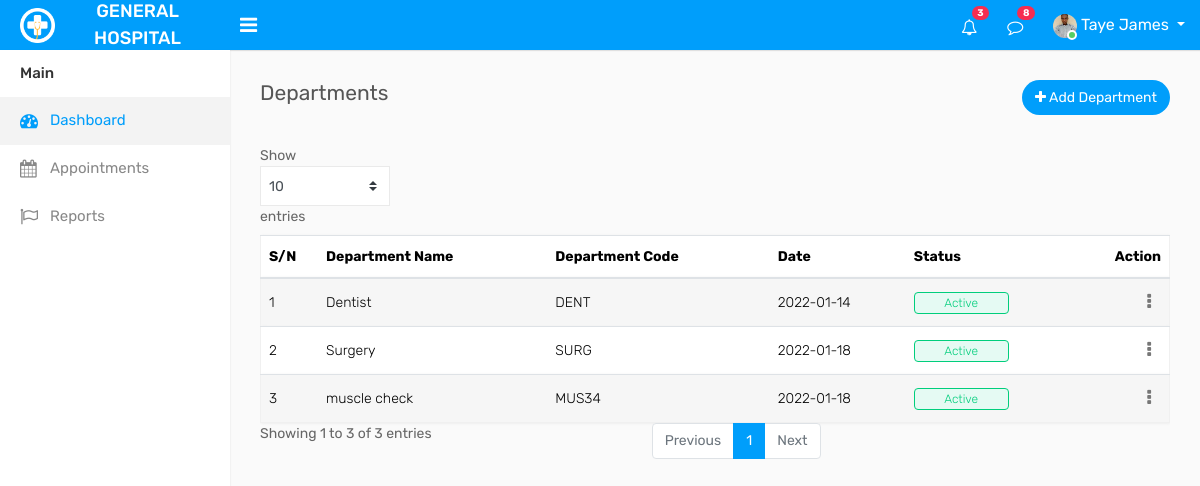
Screenshot of /dashboard/departments.php (signed in) with the database file from the repository.
### tables this page shows
CREATE TABLE `departments` (
  `id` int(11) NOT NULL,
  `name` varchar(50) NOT NULL,
  `code` varchar(10) NOT NULL,
  `descript` text NOT NULL,
  `status` varchar(50) NOT NULL,
  `datee` varchar(50) NOT NULL
);

### dashboard/departments.php (the view, shortened to what this page needs)
<?php include 'header.php'; ?>
<?php include 'sidebar.php'; ?>
        <div class="page-wrapper">
            <div class="content">
                <div class="row">
                    <div class="col-sm-5 col-5">
                        <h4 class="page-title">Departments</h4>
                    </div>
                    <div class="col-sm-7 col-7 text-right m-b-30">
                        <a href="add_department.php" class="btn btn-primary btn-rounded"><i class="fa fa-plus"></i> Add Department</a>
                    </div>
                </div>
                <div class="row">
                    <div class="col-md-12">
                        <div class="table-responsive">
<?php
$sn = 0;
include '../dbconnect.php';
$sql = $con->query("SELECT * FROM departments");
if ($sql->num_rows) {
    echo "              <table class=\"table table-striped custom-table mb-0 datatable\">
                                <thead>
                                    <tr>
                                        <th>S/N</th>
                                        <th>Department Name</th>
                                        <th>Department Code</th>
                                        <th>Date</th>
                                        <th>Status</th>
                                        <th class=\"text-right\">Action</th>
                                    </tr>
                                </thead>
                                <tbody>";
    while ($row = $sql->fetch_assoc()) {
        $name = $row['name'];
        $dept = $row['id'];
        $code = $row['code'];
        $status = $row['status'];
        $date = $row['datee'];
        $sn += 1;
        if ($status == "Active") {
            $badge = "custom-badge status-green";
        }
        else {
            $badge = "custom-badge status-red";
        }
        echo "
                                    <tr>
                                        <td>$sn</td>
                                        <td>$name</td>
                                        <td>$code</td>
                                        <td>$date</td>
                                        <td><span class=\"$badge\">$status</span></td>
                                        <td class=\"text-right\">
                                            <div class=\"dropdown dropdown-action\">
                                                <a href=\"#\" class=\"action-icon dropdown-toggle\" data-toggle=\"dropdown\" aria-expanded=\"false\"><i class=\"fa fa-ellipsis-v\"></i></a>
                                                <div class=\"dropdown-menu dropdown-menu-right\">
                                                    <a class=\"dropdown-item\" href=\"edit_department.php?xyz=$dept\"><i class=\"fa fa-pencil m-r-5\"></i> Edit</a>
                                                    <a class=\"dropdown-item\" href=\"#\" data-toggle=\"modal\" data-target=\"#delete_department\"><i class=\"fa fa-trash-o m-r-5\"></i> Delete</a>
                                                </div>
                                            </div>
                                        </td>
                                    </tr>";
    }
    echo "                      </tbody>
                            </table>";
}
else {
    echo("No data");
}
?>
                        </div>
                    </div>
                </div>
            </div>
        </div>
    </div>
</body>
</html>

### rows the page displays
departments: name "Dentist", code "DENT", datee "2022-01-14", status "Active"
departments: name "Surgery", code "SURG", datee "2022-01-18", status "Active"
departments: name "muscle check", code "MUS34", datee "2022-01-18", status "Active"

### other values shown
$fullname "Taye James"
